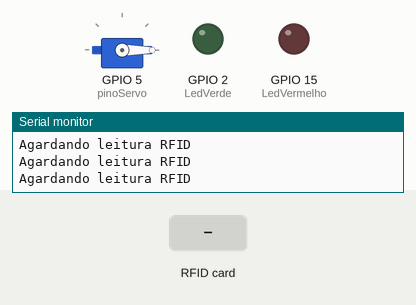
Recording of a sketch running on a simulated ESP32. On the bench: servo, output pins drawn as LEDs (lit = HIGH), the last lines printed to the serial monitor. Inputs (shaded band) come from the test bench. WiFi joins after 1.5 s; servers stay silent unless stated; uploads are accepted with an empty reply.

Above: at 3.2 s.
3.3 s: RFID card 5E 7A 19 C4 held to the reader
At 4.4 s:
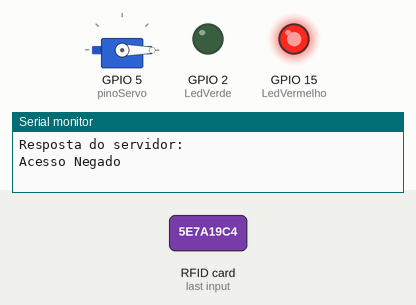
Timing chart, 0 to 10.0 s (numbered marks = the images above; inputs shaded):
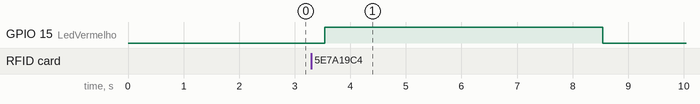

Measured:
- after the input at 3.3 s, GPIO 15 (LedVermelho): LOW → HIGH after 0.24 s, → LOW 5.0 s later

The sketch:

catracatualizada.ino
```cpp
// BIBLIOTECAS PARA O RFID
#include <SPI.h>
#include <MFRC522.h>
#include <Wire.h>

// BIBLIOTECAS PARA O WIFI
#include <WiFi.h>
#include <HTTPClient.h>

//BIBLIOTECAS PARA O SERVO MOTOR
#include <ESP32Servo.h>


// Configurações da rede Wi-Fi
const char* ssid = "Smart Gate";   // Substitua pelo SSID da sua rede
const char* password = "saopaulo";  // Substitua pela senha da sua rede

// URL do servidor PHP
const String serverUrl = "http://192.168.129.96:81/smart_gate/index.php";

// Cria o objeto do servo
const int pinoServo = 5;

Servo meuServo;

//define alguns pinos do esp32 que serao conectados aos modulos e componentes
#define LedVerde 2
#define LedVermelho 15

#define SS_PIN 21
#define RST_PIN 22

MFRC522 mfrc522(SS_PIN, RST_PIN);  // define os pinos de controle do modulo de leitura de cartoes RFID

void setup() {
  SPI.begin();  // inicia a comunicacao SPI que sera usada para comunicacao com o mudulo RFID


  mfrc522.PCD_Init();  //inicia o modulo RFID

  Serial.begin(115200);  // inicia a comunicacao serial com o computador na velocidade de 115200 baud rate

  Serial.println("RFID + ESP32");
  Serial.println("Passe alguma tag RFID para verificar o id da mesma.");

  // define alguns pinos como saida
  pinMode(LedVerde, OUTPUT);
  pinMode(LedVermelho, OUTPUT);

  // Conectando ao Wi-Fi
  Serial.print("Conectando-se ao Wi-Fi");
  WiFi.begin(ssid, password);
  while (WiFi.status() != WL_CONNECTED) {
    delay(1000);
    Serial.print(".");
  }
  Serial.println("\nConectado ao Wi-Fi");

  // Anexa o servo ao pino especificado
  meuServo.attach(pinoServo);
  meuServo.write(0);

}

void loop() {

  if (WiFi.status() == WL_CONNECTED) {

    Serial.println("Agardando leitura RFID");  // imprime na primeira linha a string "Aguardando"

    if (!mfrc522.PICC_IsNewCardPresent()) {
      return;  // se nao tiver um cartao para ser lido recomeça o void loop
    }

    if (!mfrc522.PICC_ReadCardSerial()) {
      return;  //se nao conseguir ler o cartao recomeça o void loop tambem
    }

    String conteudo = "";  // cria uma string

    Serial.print("id da tag :");  //imprime na serial o id do cartao

    for (byte i = 0; i < mfrc522.uid.size; i++) {  // faz uma verificacao dos bits da memoria do cartao
      //ambos comandos abaixo vão concatenar as informacoes do cartao...
      //porem os 2 primeiros irao mostrar na serial e os 2 ultimos guardarao os valores na string de conteudo para fazer as verificacoes
      Serial.print(mfrc522.uid.uidByte[i] < 0x10 ? " 0" : " ");
      Serial.print(mfrc522.uid.uidByte[i], HEX);
      conteudo.concat(String(mfrc522.uid.uidByte[i] < 0x10 ? " 0" : " "));
      conteudo.concat(String(mfrc522.uid.uidByte[i], HEX));
    }


    conteudo.toUpperCase();  // deixa as letras da string todas maiusculas

    Serial.println("\n---------------------------------------");
    Serial.println(conteudo.substring(1));
    Serial.println("\n---------------------------------------");


    //APOS LER O RFID CONECTA AO SERVIDOR E VERIFICA SE O RFID EXISTE E SE É ELEGÍVEL PARA ENTRAR OU SAIR

    HTTPClient http;

    String rfid = conteudo.substring(1);

    rfid.trim();

    // Substitui os espaços por %20
    rfid.replace(" ", "%20");

    String url = serverUrl + "?action=verifyAndRegisterAccess&rfid=" + rfid;

    Serial.println(url);

    // Inicia a solicitação HTTP
    http.begin(url);

    int httpResponseCode = http.GET();

    if (httpResponseCode > 0) {
      // Lê a resposta do servidor
      String response = http.getString();
      Serial.println("Resposta do servidor:");
      Serial.println(response);

      if (response == "ok") {

        meuServo.write(90);

        digitalWrite(LedVerde, HIGH);       // ligamos o led verde
        Serial.println("Acesso Liberado");  // informamos pelo lcd que a tranca foi aberta

        for (byte s = 10; s > 0; s--) {  //vai informando ao usuario quantos segundos faltao para a tranca ser fechada
          Serial.println(s);
          delay(1000);
        }

        meuServo.write(0);
        digitalWrite(LedVerde, LOW);  // e desliga o led

      }else {

        digitalWrite(LedVermelho, HIGH);
        Serial.println("Acesso Negado");  // informamos pelo lcd que a tranca foi aberta
        delay(5000);
        digitalWrite(LedVermelho, LOW);  // e desliga o led
      }

    } else {
      Serial.print("Erro na solicitação HTTP: ");
      Serial.println(httpResponseCode);
    }

    // Finaliza a conexão HTTP
    http.end();
  } else {
    Serial.println("Wi-Fi desconectado");
  }

  delay(1000);  // Aguarda 1 segundo antes da próxima leitura
}
```
